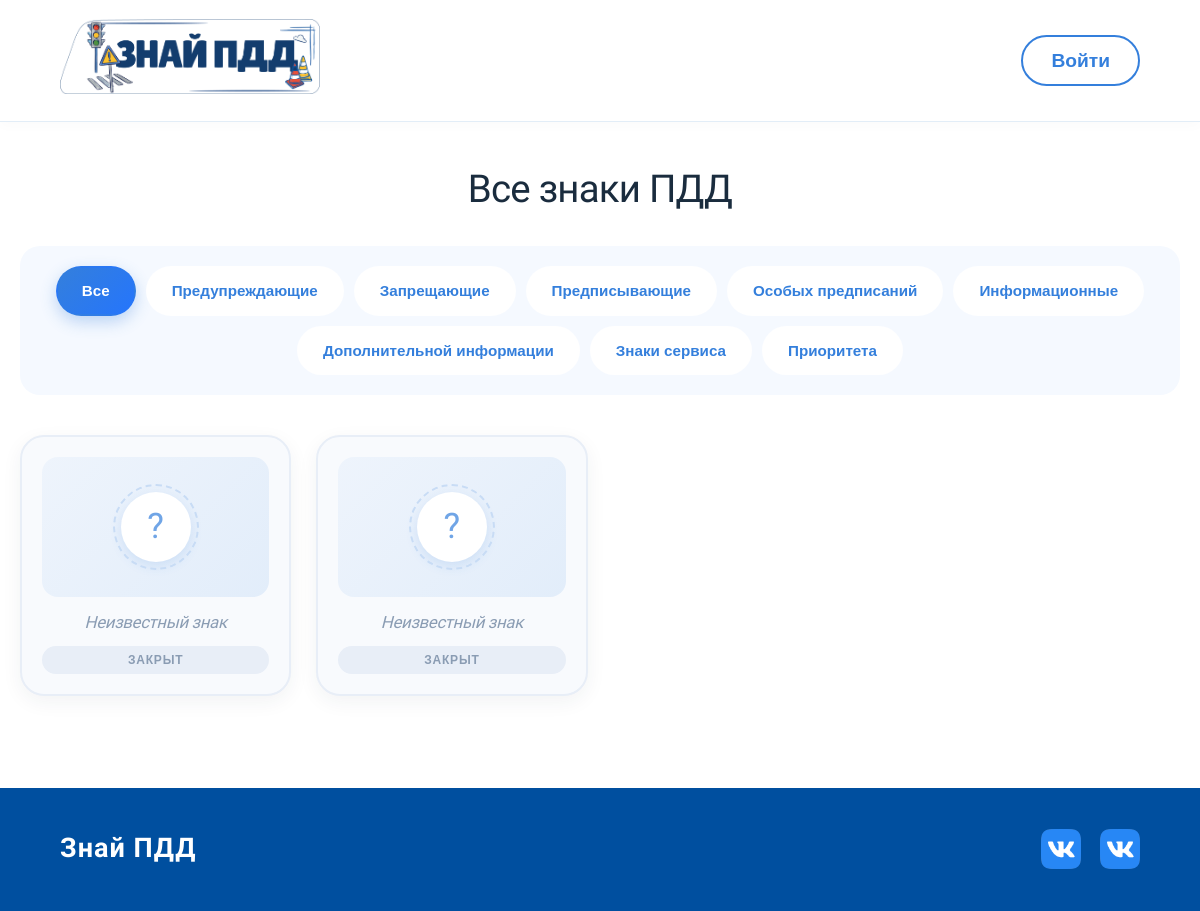
Page /signs/all/ on the earlier database version.
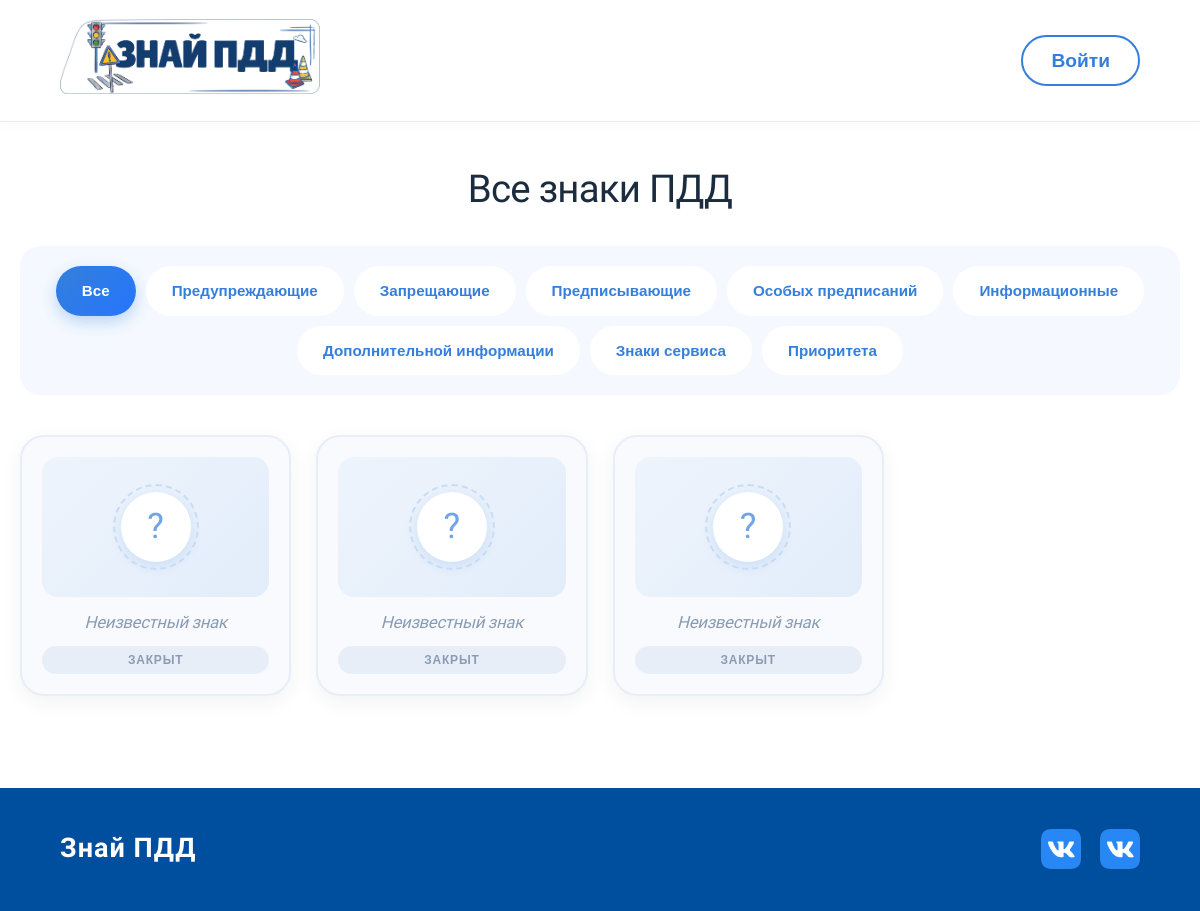
Same page on the later database version.
### app/models.py (models this page shows, shortened)
class RoadSign(models.Model):  # ЗнакиПДД. Пока не трогать
    class Category(models.TextChoices):
        WARNING = 'warning', 'Предупреждающие'
        PROHIBITING = 'prohibiting', 'Запрещающие'
        MANDATORY = 'mandatory', 'Предписывающие'
        SPECIAL_MANDATORY = 'special_mandatory', 'Особых предписаний'
        INFO = 'info', 'Информационные'
        DOP_INFO = 'dop_info', 'Дополнительной информации'
        SERVICE = 'service', 'Знаки сервиса'
        PRIORITET = 'prioritet', 'Приоритета'
    name = models.CharField('Название', max_length=200)
    slug = models.SlugField(unique=True)
    category = models.CharField(max_length=20, choices=Category.choices)
    image = models.ImageField('Изображение', upload_to='signs/')
    short_description = models.TextField('Краткое описание')
    full_description = models.TextField('Полное описание', blank=True)
    fun_fact = models.TextField('Интересный факт', blank=True)
    question = models.TextField('Вопрос для теста', blank=True)
    answer_options = models.JSONField('Варианты ответов', default=list)
    correct_answer = models.IntegerField('Номер правильного ответа', default=1)
    order = models.IntegerField('Порядок', default=0)
    class Meta:
        ordering = ['order', 'name']
        verbose_name = 'Знак ПДД'
        verbose_name_plural = 'Знаки ПДД'

### app/views.py (the view)
# urls.py: path('signs/all/', views.signs_list, name='signs_list'),
def signs_list(request):
    category = request.GET.get('category', '')
    signs = RoadSign.objects.all()
    if category:
        signs = signs.filter(category=category)
    unlocked_ids = []
    if request.user.is_authenticated:
        unlocked_ids = list(
            UserSignProgress.objects.filter(user=request.user, unlocked=True)
            .values_list('sign_id', flat=True)
        )
    context = {
        'signs': signs,
        'categories': RoadSign.Category.choices,
        'current_category': category,
        'unlocked_ids': unlocked_ids,
    }
    return render(request, 'znaki/list.html', context)

### app/templates/znaki/list.html (shortened to what this page needs)
{% extends 'base.html' %}
{% load static %}
{% block content %}
<link rel="stylesheet" type="text/css" href="{% static 'css/signs.css' %}">
<div class="signs-list">
    <h1>Все знаки ПДД</h1>
    <div class="filters">
        <a href="{% url 'signs_list' %}" class="{% if not current_category %}active{% endif %}">Все</a>
        {% for value, label in categories %}
            <a href="?category={{ value }}" class="{% if current_category == value %}active{% endif %}">{{ label }}</a>
        {% endfor %}
    </div>
    <div class="signs-grid">
        {% for sign in signs %}
            <div class="sign-card {% if sign.id in unlocked_ids %}unlocked{% else %}locked{% endif %}">
                {% if sign.id in unlocked_ids %}
                    <a href="{% url 'sign_detail' sign.slug %}">
                        <div class="sign-card-image">
                            <img src="{{ sign.image.url }}" alt="{{ sign.name }}">
                        </div>
                        <h3>{{ sign.name }}</h3>
                    </a>
                    <span class="badge-unlocked">Открыт</span>
                {% else %}
                    <a href="{% url 'sign_detail' sign.slug %}">
                        <div class="sign-card-image locked-image">
                            <div class="lock-placeholder">
                                <span class="lock-icon">?</span>
                            </div>
                        </div>
                        <h3>Неизвестный знак</h3>
                    </a>
                    <span class="badge-locked">Закрыт</span>
                {% endif %}
            </div>
        {% empty %}
            <p>Знаков пока нет</p>
        {% endfor %}
    </div>
</div>
{% endblock %}

### app/templates/base.html (shortened to what this page needs)
<!DOCTYPE html>
<html lang="ru">
<head>
  {% load static %}
  <link rel="stylesheet" type="text/css" href="{% static '../static/css/base.css' %}">
  <link rel="stylesheet" type="text/css" href="{% static '../static/css/signs.css' %}">
</head>
<body>
<div class='header-div'>
  <div class="logo-head">
    <a href="{% url 'index' %}">
      <img src="{% static 'images/logo_pdd.png' %}" alt="Знай ПДД">
    </a>
  </div>
    <div class="panel">
    {% if user.is_authenticated %}
    <div class="nav-menu">
        {% if user.profile.role == 'teacher' %}
        <a href="{% url 'signs_landing' %}" class="signs-link">Знаки ПДД</a>
        <div class="dropdown">
            <div class="dropbtn">ПДД для педагогов</div>
            <div class="dropdown-content">
                <a href="{% url 'download_training' %}">Обучение</a>
                <a href="{% url 'pdd-teacher' %}">Итоги обучения</a>
            </div>
        </div>
        {% endif %}
        {% if user.profile.role == 'child' %}
        <a href="{% url 'signs_landing' %}" class="signs-link">Знаки ПДД</a>
        <div class="dropdown">
            <div class="dropbtn">ПДД для детей</div>
            <div class="dropdown-content">
                <a href="{% url 'child' %}">8-12</a>
                <a href="{% url 'teen' %}">12-15</a>
                <a href="{% url 'adults' %}">16-18</a>
            </div>
        </div>
        {% endif %}
        <a href="{% url 'profile' %}" class="profile-link">{{ user.username }}</a>
        <a class="logout-a" href="{% url 'logout' %}">Выйти</a>
    </div>
    {% else %}
    <div class="nav-menu">
        <a class="login-a" href="{% url 'login' %}">Войти</a>
    </div>
    {% endif %}
  </div>
</div>
<div class="content">
  {% block content %}{% endblock %}
</div>
<footer>
  <div class="text-logo">Знай ПДД</div>
  <div class="social">
    <a href="https://vk.ru/media_uid_lo" class="social-link" title="Медиа-центр">
      <img src="{% static 'images/vk-icon.png' %}" alt="VK">
    </a>
    <a href="https://vk.ru/lab48" class="social-link" title="Лаборатория 48">
      <img src="{% static 'images/vk-icon.png' %}" alt="VK">
    </a>
  </div>
</footer>
</body>
</html>

### app/static/css/base.css (style rules this page uses)
* { margin: 0; padding: 0; box-sizing: border-box; }
body { font-family: 'Montserrat', sans-serif; background-color: #ffffff; color: #1A2C3E; line-height: 1.4; display: flex; flex-direction: column; min-height: 100vh; font-size: 1.3rem; }
.content { flex: 1; }
h1, h2, h3, h4, h5, .logo-head, .panel h4, .panel h3 { font-family: 'Climate Crisis', sans-serif; font-weight: 300; font-optical-sizing: auto; font-style: normal; font-variation-settings: "YEAR" 1988; letter-spacing: -0.02em; }
.logo-head { display: flex; align-items: center; }
.logo-head img { height: 75px; width: auto; }
h3 { font-size: 1.95rem; }
a { text-decoration: none; transition: all 0.2s ease; }
.header-div { display: flex; justify-content: space-between; align-items: center; padding: 1.2rem 5%; max-width: 1820px; margin: 0 auto; width: 100%; flex-wrap: wrap; gap: 0.6rem; background-color: #ffffff; border-bottom: 1px solid #e2edf7; box-shadow: 0 4px 12px rgba(26, 44, 62, 0.02); }
.panel { margin-left: auto; }
.nav-menu { display: flex; align-items: center; gap: 1.5rem; flex-wrap: wrap; }
.panel a, .panel span { font-family: 'Montserrat', sans-serif; font-weight: 600; font-size: 1.2rem; }
.login-a { display: inline-block; padding: 10px 28px; border: 2.5px solid #347fdc; border-radius: 52px; background: transparent; color: #347fdc; font-family: 'Montserrat', sans-serif; font-weight: 700; font-size: 1.2rem; transition: background-color 0.2s ease, color 0.2s ease, box-shadow 0.2s ease; }
footer { background-color: #004f9f; margin-top: 3.2rem; padding: 2.6rem 5%; display: flex; flex-wrap: wrap; justify-content: space-between; align-items: center; gap: 1.95rem; color: white; }
.text-logo { font-weight: 700; font-size: 1.69rem; letter-spacing: 1px; font-family: 'Climate Crisis', sans-serif; }
.social { display: flex; gap: 1.2rem; align-items: center; }
.social-link { display: inline-flex !important; align-items: center; justify-content: center; width: 40px !important; height: 40px !important; border-radius: 10px; transition: all 0.3s cubic-bezier(0.34, 1.56, 0.64, 1); text-decoration: none; position: relative; flex-shrink: 0; background-color: #4C75A3 !important; }
.social-link img { width: 44px; height: 44px; display: block; transition: all 0.3s ease; max-width: 100%; max-height: 100%; }

Differences in the rows shown:
added RoadSign: shows "Неизвестный знак"
